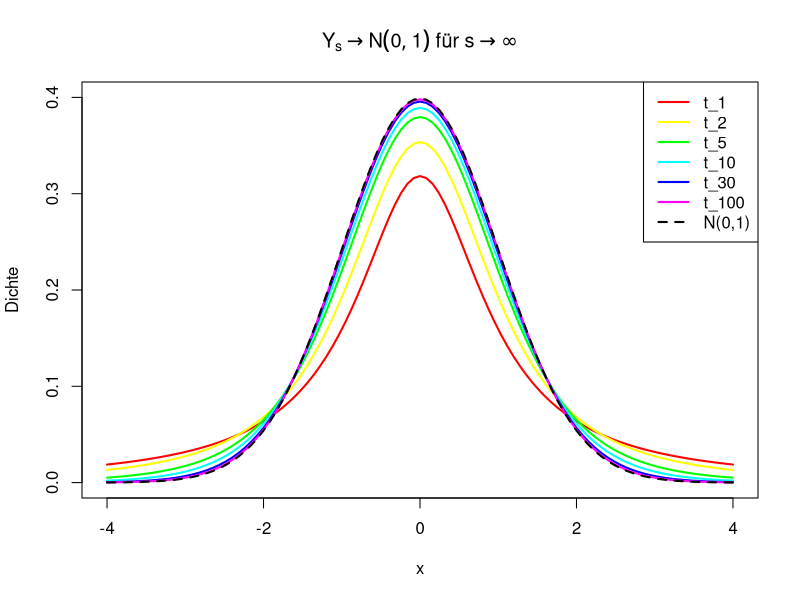
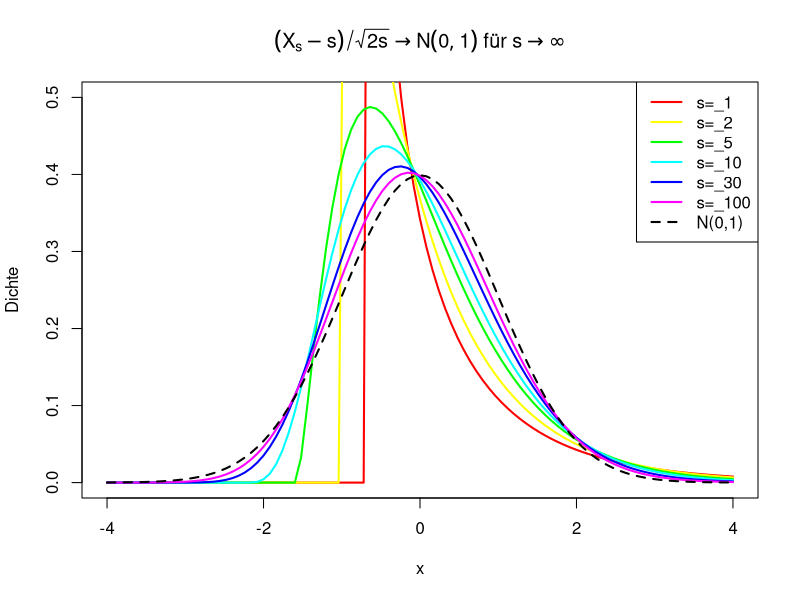

Reproduce these figures in R, in order.
#' ---
#' title: "Blatt 4 Aufgabe 2"
#' author: "Daniel Daenecke"
#' date: "`r Sys.Date()`"
#' output: html_document
#' ---

farben = rainbow(6)

plot(NULL, xlim = c(-4, 4), ylim = c(0, 0.4), 
     xlab = "x", ylab = "Dichte", main = expression(Y[s] %->% N(0,1) ~ "für" ~ s %->% infinity))

#degrees of freedom
s_werte <- c(1, 2, 5, 10, 30, 100)


for(i in 1:length(s_werte)) {
    curve(dt(x, df = s_werte[i]), add = TRUE, col = farben[i], lwd = 2)
}
curve(dnorm(x), add = TRUE, col = "black", lwd = 2, lty = 2)


legend("topright", 
       legend = c(paste("t", s_werte, sep = "_"), "N(0,1)"),
       col = c(farben, "black"),
       lty = c(rep(1, length(s_werte)), 2),
       lwd = 2)

plot(NULL, xlim = c(-4,4), ylim = c(0, 0.5), xlab = "x", ylab = "Dichte", main = expression((X[s] - s) / sqrt(2*s) %->% N(0,1) ~ "für" ~ s %->% infinity))
for(i in 1:length(s_werte)) {
    s = s_werte[i]
    # Z = (X_s - s) / sqrt(2s)
    # X_s = Z*sqrt(2s) + s
    curve(dchisq(x*sqrt(2*s) + s, df = s) * sqrt(2*s), add = TRUE, col = farben[i], lwd = 2)
}
curve(dnorm(x), add = TRUE, col = "black", lwd = 2, lty = 2)


legend("topright", 
       legend = c(paste("s=", s_werte, sep = "_"), "N(0,1)"),
       col = c(farben, "black"),
       lty = c(rep(1, length(s_werte)), 2),
       lwd = 2)